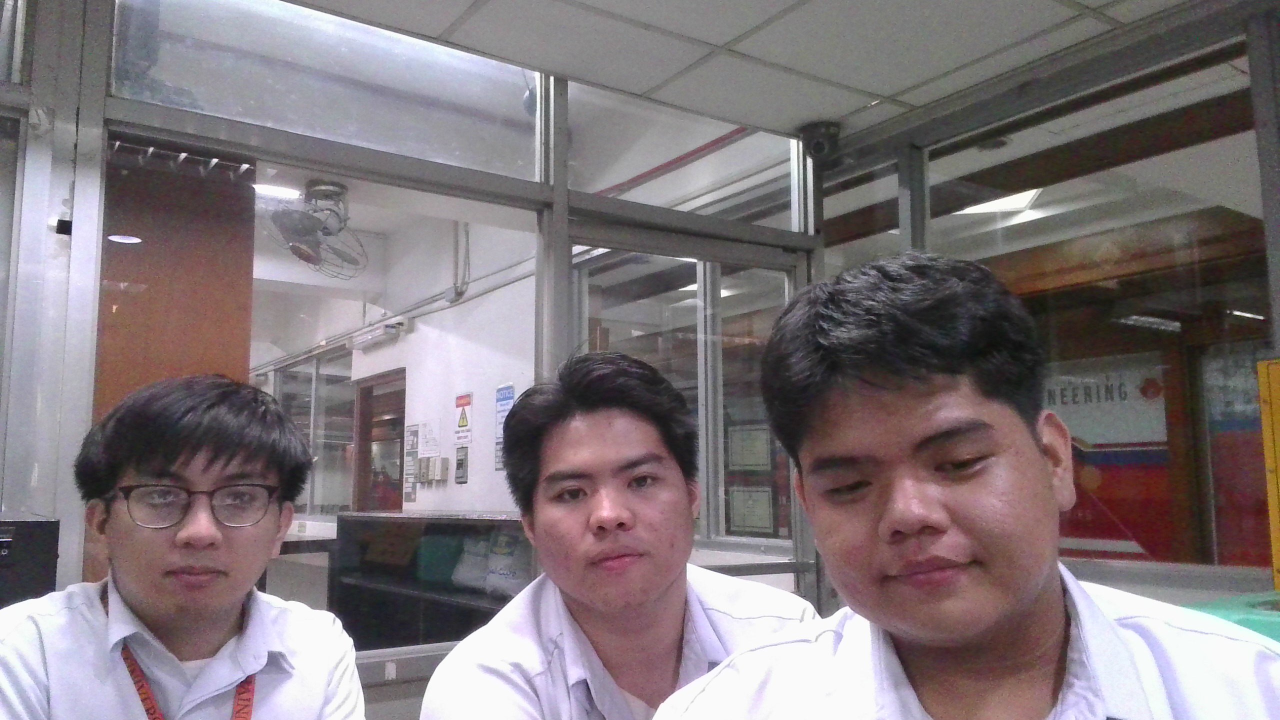
#> input picture MLP Lab 4/HOI.jpg, 2560 x 1440 px (shown at 1/2 size)
$ python Sobel.py
#> lines starting #> are read from the running program, lines starting #| are printed output that depends on the picture
import cv2 as cv
from matplotlib import pyplot as plt

# Read the image
img = cv.imread("HOI.jpg")
#> img is the input picture: shape (1440, 2560, 3); mean B, G, R 122, 118.1, 127.7
img_color = cv.cvtColor(img, cv.COLOR_BGR2RGB)  # Convert BGR to RGB for displaying with Matplotlib

# Apply Sobel edge detection
sobelx = cv.Sobel(src=img, ddepth=cv.CV_64F, dx=1, dy=0, ksize=5)  # Sobel filter in X direction(pahiga)
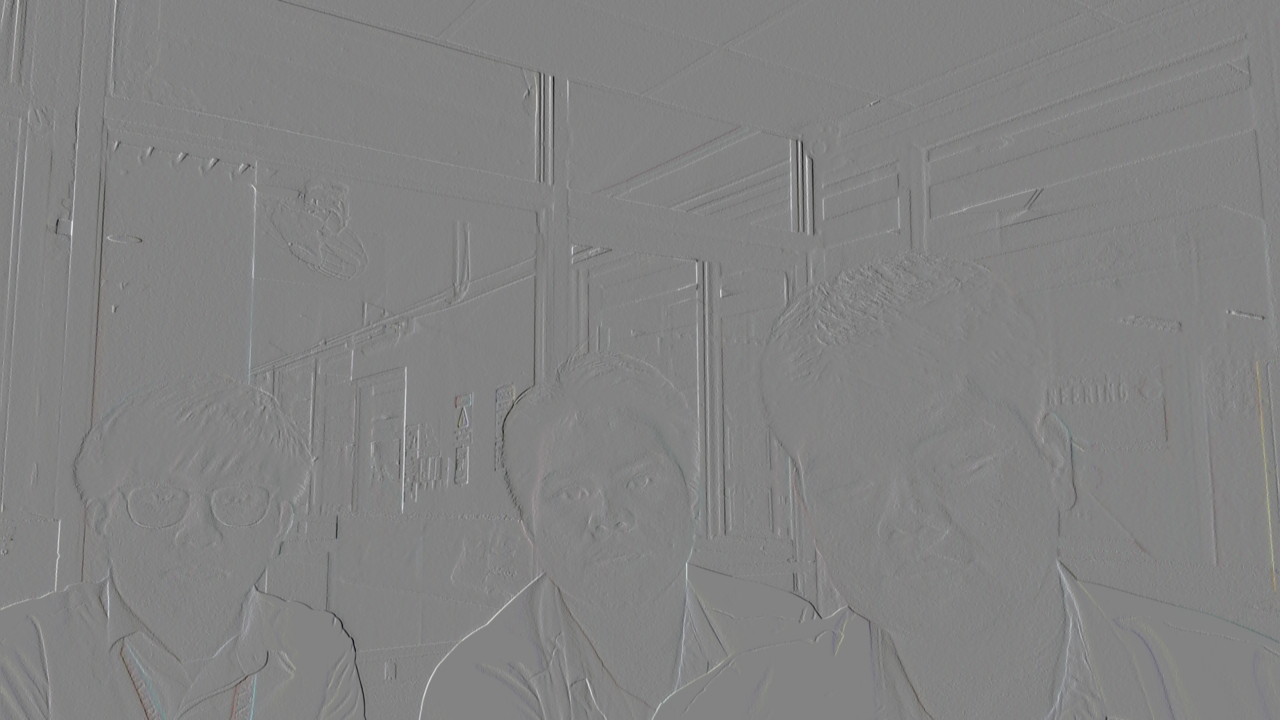
#> sobelx: shape (1440, 2560, 3) float64 (shown at 1/2 size); mean B, G, R -2.9, -1.4, -0.9; drawn with min black and max white
sobely = cv.Sobel(src=img, ddepth=cv.CV_64F, dx=0, dy=1, ksize=5)  # Sobel filter in Y direction(patayo)
sobelxy = cv.Sobel(src=img, ddepth=cv.CV_64F, dx=1, dy=1, ksize=5)  # Sobel filter in both X and Y directions

# Convert the output back to uint8
filtered_image_x = cv.convertScaleAbs(sobelx)
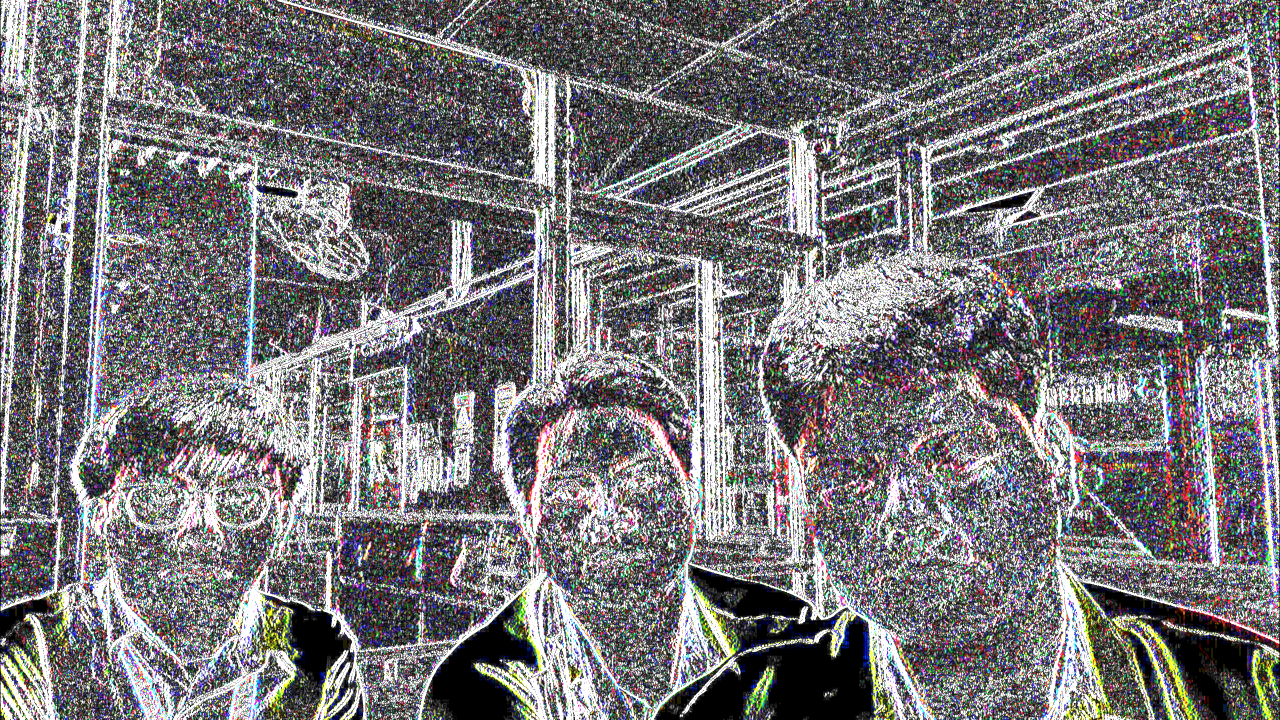
#> filtered_image_x: shape (1440, 2560, 3) (shown at 1/2 size); mean B, G, R 120.6, 117.8, 119.8
filtered_image_y = cv.convertScaleAbs(sobely)
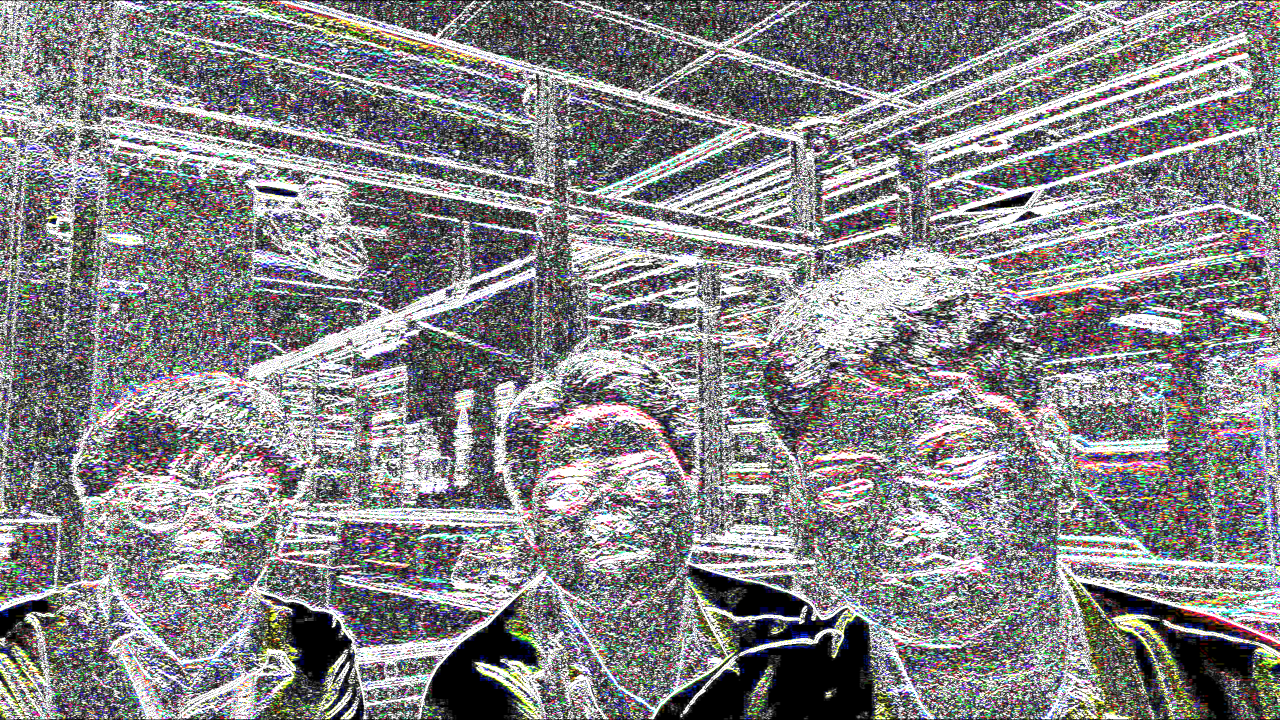
#> filtered_image_y: shape (1440, 2560, 3) (shown at 1/2 size); mean B, G, R 135, 133.5, 134.2
filtered_image_xy = cv.convertScaleAbs(sobelxy)
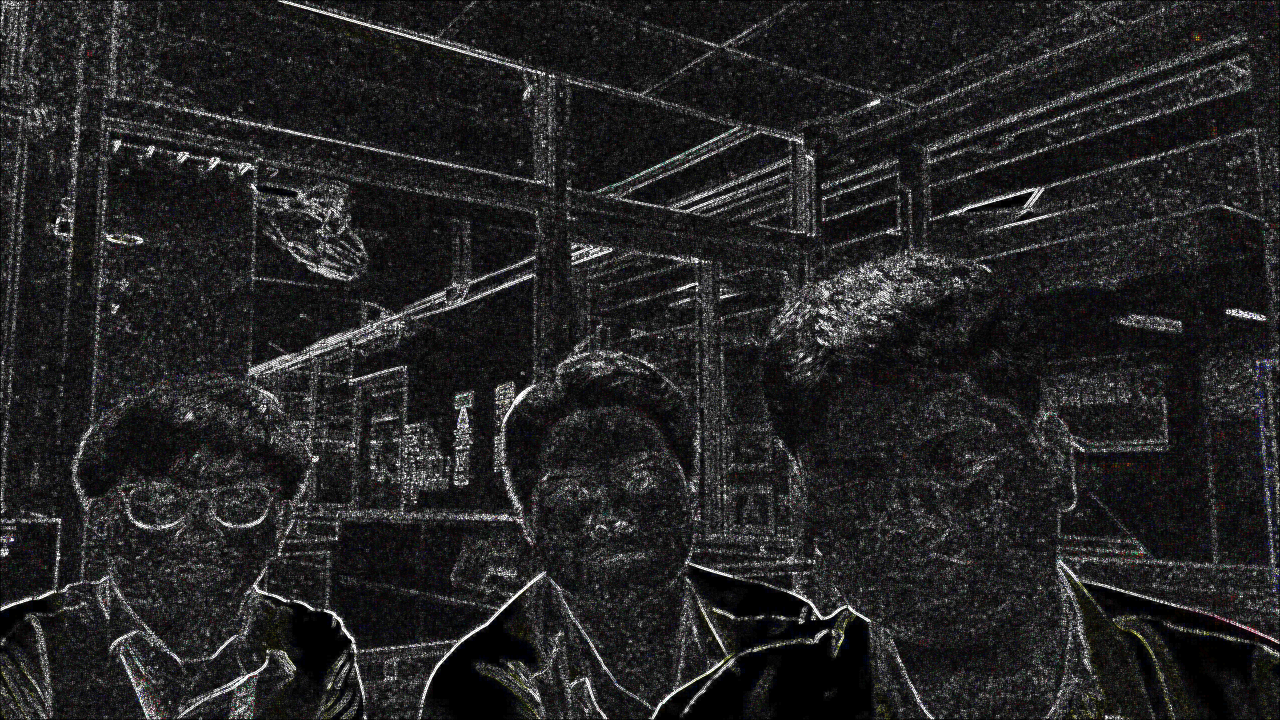
#> filtered_image_xy: shape (1440, 2560, 3) (shown at 1/2 size); mean B, G, R 35.9, 35.4, 35.8

# Plot the images
plt.figure(figsize=(20, 20))

plt.subplot(221)
plt.imshow(img_color, cmap='gray')  # Display the original image
plt.title('Original')
plt.axis("off")  # Hide axis

plt.subplot(222)
plt.imshow(filtered_image_x, cmap='gray')  # Display the Sobel filtered image in X direction
plt.title('Sobel X')
plt.axis("off")  # Hide axis

plt.subplot(223)
plt.imshow(filtered_image_y, cmap='gray')  # Display the Sobel filtered image in Y direction
plt.title('Sobel Y')
plt.axis("off")  # Hide axis

plt.subplot(224)
plt.imshow(filtered_image_xy, cmap='gray')  # Display the Sobel filtered image in both X and Y directions
plt.title('Sobel XY')
plt.axis("off")  # Hide axis

plt.show()  # Show the plot with all images
#> figure, not shown here; B, G, R data is drawn as R, G, B
